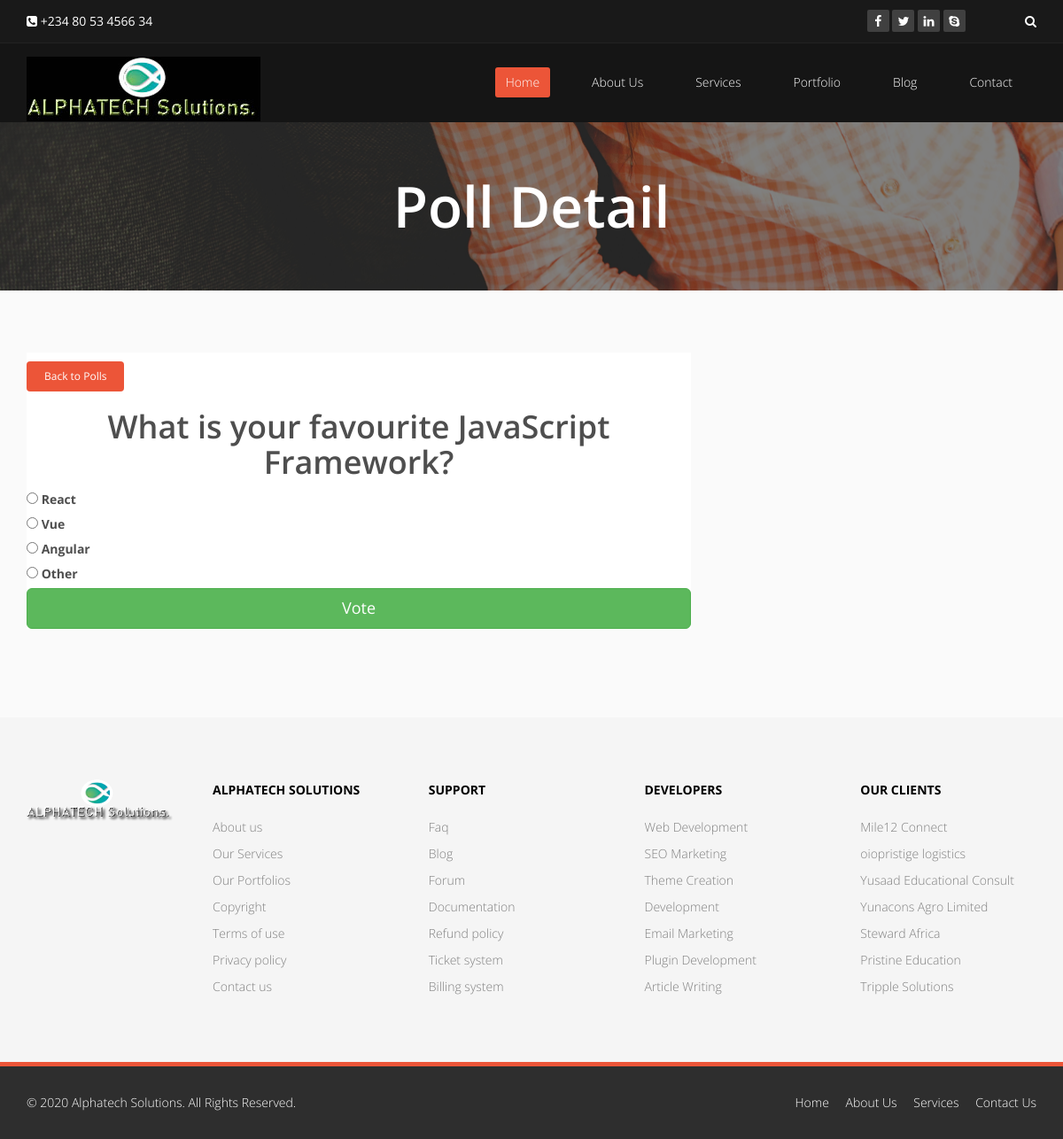
The app's page /polls/2/ with its own data.
### polls/models.py (models this page shows, shortened)
class Question(models.Model):
     question_text = models.CharField(max_length=200)
     pub_date = models.DateTimeField('date published')

class Choice(models.Model):
    choice_text = models.CharField(max_length=200)
    question = models.ForeignKey(Question, on_delete=models.CASCADE)
    votes = models.IntegerField(default=0)

### polls/views.py (the view)
# urls.py: path('<int:question_id>/', views.detail, name='detail'),
def detail(request, question_id):
    try:
        question = Question.objects.get(pk=question_id)
    except Question.DoesNotExist:
        raise Http404("Question does not exist")
    return render(request, 'polls/detail.html', {'question': question})

### polls/templates/polls/detail.html (shortened to what this page needs)
{% extends "personal/header.html" %}
{% block content %}
{% load static %}
<div class="page-title" style="background-image: url(/static/images/page-title.png)">
    <h1>Poll Detail</h1>
</div>
<section id="blog">
    <div class="blog container">
        <div class="row">
            <div class="col-md-8">
                    <div class="blog-item">
                    <a class="btn btn-primary btn-sm mb-3" href="{% url 'polls:index' %}">Back to Polls</a>
                    <h1 class="text-center mb-3">{{ question.question_text }}</h1>
                    <form action="{% url 'polls:vote' question.id %}" method="post">
                    {% for choice in question.choice_set.all %}
                    <div class="form-check">
                        <input
                            type="radio"
                            name="choice"
                            class="form-check-input"
                            id="choice{{ forloop.counter }}"
                            value="{{ choice.id }}"
                        />
                        <label for="choice{{ forloop.counter }}">{{ choice.choice_text}}</label>
                    </div>
                    {% endfor %}
                    <input type="submit" value="Vote" class="btn btn-success btn-lg btn-block mt-4">
                    </form>
    </div>
</div>
</div>
</section>
{% include "personal/includes/footer.html" %}
{%endblock%}

### personal/static/css/main.css (style rules this page uses)
body { background: #fff; font-family: 'Open Sans', sans-serif; color: #4e4e4e; line-height: 22px; }
h1, h2, h3, h4, h5, h6 { font-weight: 600; font-family: 'Open Sans', sans-serif; color: #4e4e4e; }
h1 { font-size: 36px; }
a { color: #EC5538; -webkit-transition: color 300ms, background-color 300ms; transition: color 300ms, background-color 300ms; }
.btn-primary { padding: 8px 20px; background: #EC5538; color: #fff; border-radius: 4px; border: none; margin-top: 10px; }
body>section { padding: 70px 0; }
.page-title { padding: 60px 0; }
.page-title h1 { color: #fff; margin: 0; text-align: center; font-size: 64px; }
#blog { background-color: #FAFAFA; }
.blog-item { border-radius: 0; overflow: hidden; margin-bottom: 30px; background-color: #fff; }

### records on screen
Question: question_text "What is your favourite JavaScript Framework?"
Choice: choice_text "React"
Choice: choice_text "Vue"
Choice: choice_text "Angular"
Choice: choice_text "Other"
